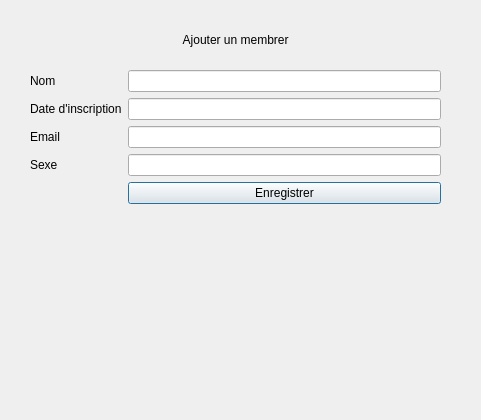
<?xml version="1.0" encoding="UTF-8"?>
<ui version="4.0">
 <class>FomCreateUserDialog</class>
 <widget class="QDialog" name="FomCreateUserDialog">
  <property name="geometry">
   <rect>
    <x>0</x>
    <y>0</y>
    <width>481</width>
    <height>420</height>
   </rect>
  </property>
  <property name="windowTitle">
   <string>Dialog</string>
  </property>
  <widget class="QWidget" name="formLayoutWidget">
   <property name="geometry">
    <rect>
     <x>30</x>
     <y>70</y>
     <width>411</width>
     <height>291</height>
    </rect>
   </property>
   <layout class="QFormLayout" name="formLayout">
    <item row="0" column="0">
     <widget class="QLabel" name="nomLabel">
      <property name="text">
       <string>Nom</string>
      </property>
     </widget>
    </item>
    <item row="0" column="1">
     <widget class="QLineEdit" name="nomLineEdit"/>
    </item>
    <item row="1" column="0">
     <widget class="QLabel" name="dateDInscriptionLabel">
      <property name="text">
       <string>Date d'inscription</string>
      </property>
     </widget>
    </item>
    <item row="1" column="1">
     <widget class="QLineEdit" name="dateDInscriptionLineEdit"/>
    </item>
    <item row="2" column="0">
     <widget class="QLabel" name="emailLabel">
      <property name="text">
       <string>Email</string>
      </property>
     </widget>
    </item>
    <item row="2" column="1">
     <widget class="QLineEdit" name="emailLineEdit"/>
    </item>
    <item row="3" column="0">
     <widget class="QLabel" name="sexeLabel">
      <property name="text">
       <string>Sexe</string>
      </property>
     </widget>
    </item>
    <item row="3" column="1">
     <widget class="QLineEdit" name="sexeLineEdit"/>
    </item>
    <item row="4" column="1">
     <widget class="QPushButton" name="pushButton">
      <property name="text">
       <string>Enregistrer</string>
      </property>
     </widget>
    </item>
   </layout>
  </widget>
  <widget class="QLabel" name="label">
   <property name="geometry">
    <rect>
     <x>180</x>
     <y>30</y>
     <width>171</width>
     <height>20</height>
    </rect>
   </property>
   <property name="text">
    <string> Ajouter un membrer</string>
   </property>
  </widget>
 </widget>
 <resources/>
 <connections/>
</ui>
